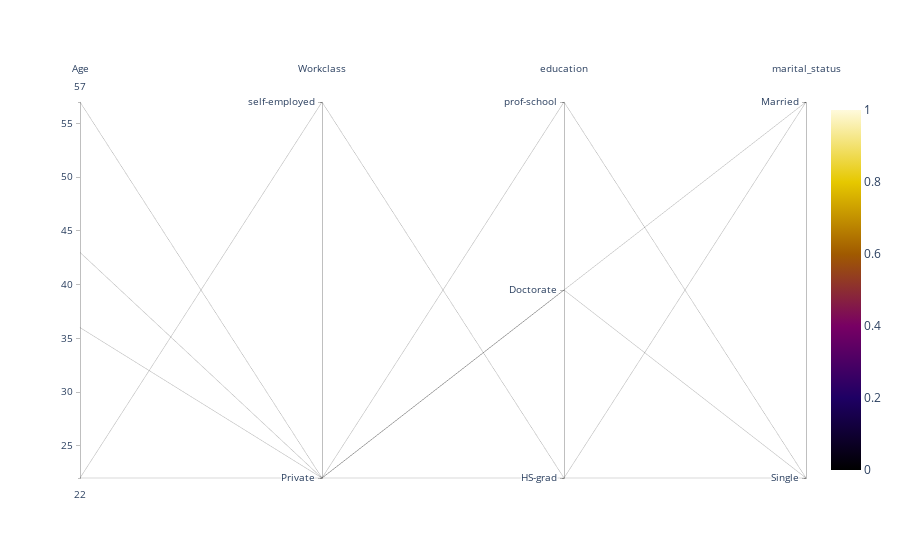

The notebook cell saved with this chart:
### Code cell
import plotly.graph_objects as go

fig = go.Figure(data=
    go.Parcoords(
        line=dict(color = df['income'],colorscale = 'Electric',
                   showscale = True,),
        dimensions = list([
            dict(range = [min(df['age'].values.tolist()),max(df['age'].values.tolist())],
                 constraintrange = [1,2], # change this range by dragging the pink line
                 label = 'Age', values = df['age'].values.tolist()),
            dict(range = [min(df['workclass'].values.tolist()),max(df['workclass'].values.tolist())],
                 tickvals = [0,1],
                 label = 'Workclass', values = df['workclass'].values.tolist(),
                ticktext = ['Private', 'self-employed']),
            dict(range = [min(df['education'].values.tolist()),max(df['education'].values.tolist())],
                 tickvals = [0,1,2],
                 label = 'education', values = df['education'].values.tolist(),
                 ticktext = ['HS-grad', 'Doctorate', 'prof-school']),
            dict(range = [min(df['marital_status'].values.tolist()),max(df['marital_status'].values.tolist())],
                 tickvals = [0,1],
                 label = 'marital_status', values = df['marital_status'].values.tolist(),
                 ticktext = ['Single', 'Married', 'Divorced'])
            
        ])
    )
)
fig.show()

### Figure 1 — Plotly figure (JSON) as saved in the notebook; plotly's stock layout.template omitted (floating-point values rounded to 4 significant figures)
{"data": [{"dimensions": [{"constraintrange": [1, 2], "label": "Age", "range": [22, 57], "values": [22, 57, 36, 22, 43]}, {"label": "Workclass", "range": [0, 1], "ticktext": ["Private", "self-employed"], "tickvals": [0, 1], "values": [0, 0, 0, 1, 0]}, {"label": "education", "range": [0, 2], "ticktext": ["HS-grad", "Doctorate", "prof-school"], "tickvals": [0, 1, 2], "values": [1, 0, 2, 0, 1]}, {"label": "marital_status", "range": [0, 1], "ticktext": ["Single", "Married", "Divorced"], "tickvals": [0, 1], "values": [1, 1, 0, 0, 0]}], "line": {"color": [0, 1, 1, 1, 1], "colorscale": [[0, "rgb(0,0,0)"], [0.2, "rgb(30,0,100)"], [0.4, "rgb(120,0,100)"], [0.6, "rgb(160,90,0)"], [0.8, "rgb(230,200,0)"], [1, "rgb(255,250,220)"]], "showscale": true}, "type": "parcoords"}], "layout": {}}
